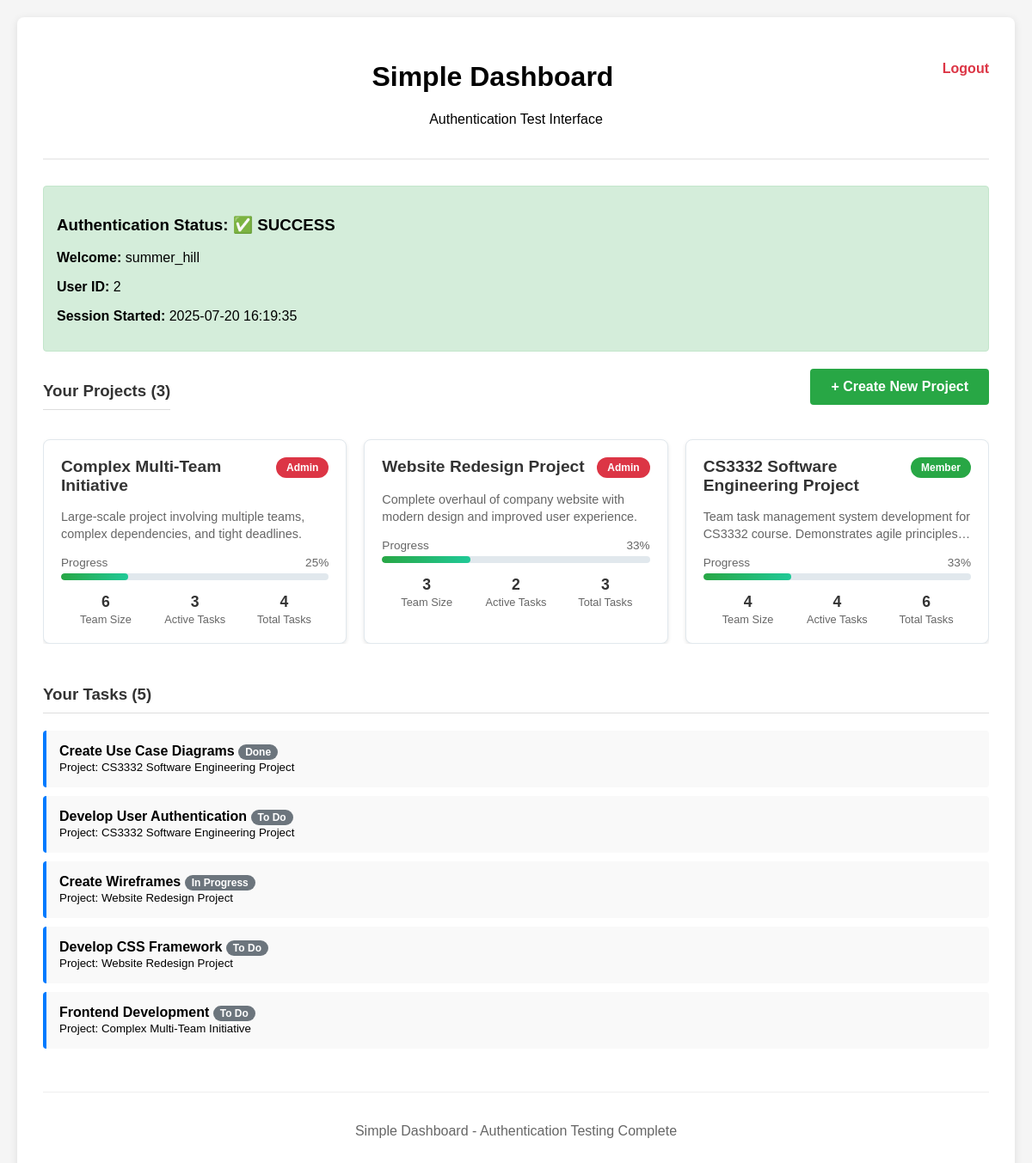
The app's page /dashboard.php (signed in) with its own data.
### tables this page shows
CREATE TABLE projects (
    project_id INT AUTO_INCREMENT PRIMARY KEY,
    title VARCHAR(100) NOT NULL,
    description TEXT,
    created_date TIMESTAMP DEFAULT CURRENT_TIMESTAMP,
    updated_at TIMESTAMP DEFAULT CURRENT_TIMESTAMP ON UPDATE CURRENT_TIMESTAMP
);

CREATE TABLE tasks (
    task_id INT AUTO_INCREMENT PRIMARY KEY,
    project_id INT NOT NULL,
    title VARCHAR(100) NOT NULL,
    description TEXT,
    status ENUM('To Do', 'In Progress', 'Done') DEFAULT 'To Do',
    assigned_by INT,
    assigned_date TIMESTAMP NULL,
    due_date DATE NULL,
    created_at TIMESTAMP DEFAULT CURRENT_TIMESTAMP,
    updated_at TIMESTAMP DEFAULT CURRENT_TIMESTAMP ON UPDATE CURRENT_TIMESTAMP,
    FOREIGN KEY (project_id) REFERENCES projects(project_id) ON DELETE CASCADE,
    FOREIGN KEY (assigned_by) REFERENCES users(user_id) ON DELETE SET NULL,
     
    CONSTRAINT chk_title_length CHECK (CHAR_LENGTH(title) <= 100 AND CHAR_LENGTH(title) >= 1),
     
    FULLTEXT INDEX ft_title_description (title, description)
);

### dashboard.php (the view, shortened to what this page needs)
<?php
$host = 'localhost';
$dbname = 'ttpm_system';
$username = 'root';
$password = '';
$mysqli = new mysqli($host, $username, $password, $dbname);
$userProjects = [];
if (isset($_SESSION['user_id'])) {
    $stmt = $mysqli->prepare("
        SELECT
            p.project_id,
            p.title,
            p.description,
            pm.role,
            (SELECT COUNT(*) FROM project_memberships pm2 WHERE pm2.project_id = p.project_id) as team_size,
            (SELECT COUNT(*) FROM tasks t WHERE t.project_id = p.project_id) as total_tasks,
            (SELECT COUNT(*) FROM tasks t WHERE t.project_id = p.project_id AND t.status = 'Done') as completed_tasks,
            (SELECT COUNT(*) FROM tasks t WHERE t.project_id = p.project_id AND t.status IN ('To Do', 'In Progress')) as active_tasks,
            p.created_date
        FROM projects p
        JOIN project_memberships pm ON p.project_id = pm.project_id
        WHERE pm.user_id = ?
        ORDER BY pm.joined_at DESC
    ");
    $stmt->bind_param("i", $_SESSION['user_id']);
    $stmt->execute();
    $result = $stmt->get_result();
    while ($row = $result->fetch_assoc()) {
        $row['progress_percent'] = $row['total_tasks'] > 0
            ? round(($row['completed_tasks'] / $row['total_tasks']) * 100)
            : 0;
        $userProjects[] = $row;
    }
}
$userTasks = [];
if (isset($_SESSION['user_id'])) {
    $stmt = $mysqli->prepare("
        SELECT t.task_id, t.title, t.status, p.title as project_title
        FROM tasks t
        JOIN task_assignments ta ON t.task_id = ta.task_id
        JOIN projects p ON t.project_id = p.project_id
        WHERE ta.user_id = ?
        LIMIT 10
    ");
    $stmt->bind_param("i", $_SESSION['user_id']);
    $stmt->execute();
    $result = $stmt->get_result();
    while ($row = $result->fetch_assoc()) {
        $userTasks[] = $row;
    }
}
?>
<!DOCTYPE html>
<html lang="en">
<head>
    <link rel="stylesheet" href="assets/css/project.css">
</head>
<body>
    <div class="container dashboard">
        <div class="header center">
            <a href="logout.php" class="logout-link">Logout</a>
            <h1>Simple Dashboard</h1>
            <p>Authentication Test Interface</p>
        </div>
        <div class="auth-info">
            <h3>Authentication Status: ✅ SUCCESS</h3>
            <p><strong>Welcome:</strong> <?php echo htmlspecialchars($_SESSION['username'] ?? 'Unknown'); ?></p>
            <p><strong>User ID:</strong> <?php echo htmlspecialchars($_SESSION['user_id'] ?? 'Not set'); ?></p>
            <p><strong>Session Started:</strong> <?php echo date('Y-m-d H:i:s'); ?></p>
        </div>
        <div class="section">
            <div class="flex-between mb-2">
                <h3 style="margin: 0;">Your Projects (<?php echo count($userProjects); ?>)</h3>
                <a href="create-project.php" class="btn-create">+ Create New Project</a>
            </div>
            <?php if (empty($userProjects)): ?>
                <div class="text-center tasks-placeholder">
                    <p><strong>No projects yet!</strong></p>
                    <p>Create your first project to get started with task management.</p>
                </div>
            <?php else: ?>
                <div class="project-cards">
                    <?php foreach ($userProjects as $project): ?>
                        <div class="project-card" onclick="window.location.href='project.php?id=<?php echo $project['project_id']; ?>'">
                            <div class="project-card-header">
                                <div>
                                    <a href="project.php?id=<?php echo $project['project_id']; ?>" class="project-card-title">
                                        <?php echo htmlspecialchars($project['title']); ?>
                                    </a>
                                </div>
                                <span class="role-badge role-<?php echo $project['role']; ?>">
                                    <?php echo ucfirst($project['role']); ?>
                                </span>
                            </div>
                            <div class="project-card-description">
                                <?php echo htmlspecialchars($project['description'] ?? 'No description provided'); ?>
                            </div>
                            <div class="project-progress">
                                <div class="progress-label">
                                    <span>Progress</span>
                                    <span><?php echo $project['progress_percent']; ?>%</span>
                                </div>
                                <div class="progress-bar">
                                    <div class="progress-fill <?php echo $project['progress_percent'] == 0 ? 'zero' : ''; ?>"
                                         style="width: <?php echo $project['progress_percent']; ?>%"></div>
                                </div>
                            </div>
                            <div class="project-stats">
                                <div class="stat-item">
                                    <span class="stat-number"><?php echo $project['team_size']; ?></span>
                                    <div class="stat-label">Team Size</div>
                                </div>
                                <div class="stat-item">
                                    <span class="stat-number"><?php echo $project['active_tasks']; ?></span>
                                    <div class="stat-label">Active Tasks</div>
                                </div>
                                <div class="stat-item">
                                    <span class="stat-number"><?php echo $project['total_tasks']; ?></span>
                                    <div class="stat-label">Total Tasks</div>
                                </div>
                            </div>
                        </div>
                    <?php endforeach; ?>
                </div>
            <?php endif; ?>
        </div>
        <div class="section">
            <h3>Your Tasks (<?php echo count($userTasks); ?>)</h3>
            <?php if (empty($userTasks)): ?>
                <p>No tasks assigned.</p>
            <?php else: ?>
                <?php foreach ($userTasks as $task): ?>
                    <div class="item">
                        <strong><?php echo htmlspecialchars($task['title']); ?></strong>
                        <span class="status-badge"><?php echo htmlspecialchars($task['status']); ?></span>
                        <br>
                        <small>Project: <?php echo htmlspecialchars($task['project_title']); ?></small>
                    </div>
                <?php endforeach; ?>
            <?php endif; ?>
        </div>
        <div style="text-align: center; margin-top: 40px; padding-top: 20px; border-top: 1px solid #eee; color: #666;">
            <p>Simple Dashboard - Authentication Testing Complete</p>
        </div>
    </div>
</body>
</html>

### assets/css/project.css (style rules this page uses)
body { font-family: Arial, sans-serif; margin: 0; padding: 20px; background-color: #f5f5f5; }
.container { max-width: 1000px; margin: 0 auto; background: white; padding: 30px; border-radius: 8px; box-shadow: 0 2px 10px rgba(0,0,0,0.1); }
.header { display: flex; justify-content: space-between; align-items: center; margin-bottom: 30px; padding-bottom: 20px; border-bottom: 2px solid #eee; }
.header.center { text-align: center; display: block; }
.role-badge { padding: 5px 12px; border-radius: 15px; font-size: 12px; font-weight: bold; color: white; }
.role-admin { background: #dc3545; }
.role-member { background: #28a745; }
.section { margin-bottom: 30px; }
.section h3 { color: #333; border-bottom: 1px solid #ddd; padding-bottom: 10px; margin-bottom: 20px; }
.btn-create { background: #28a745; color: white; padding: 12px 24px; border: none; border-radius: 4px; text-decoration: none; font-size: 16px; font-weight: bold; display: inline-block; margin-bottom: 20px; }
.project-cards { display: grid; grid-template-columns: repeat(auto-fill, minmax(320px, 1fr)); gap: 20px; margin-top: 20px; }
.project-card { background: white; border: 1px solid #e1e8ed; border-radius: 8px; padding: 20px; transition: all 0.2s ease; cursor: pointer; box-shadow: 0 2px 4px rgba(0,0,0,0.1); }
.project-card-header { display: flex; justify-content: space-between; align-items: start; margin-bottom: 15px; }
.project-card-title { font-size: 1.2rem; font-weight: bold; color: #333; margin: 0 0 5px 0; text-decoration: none; }
.project-card-description { color: #666; font-size: 0.9rem; margin-bottom: 15px; line-height: 1.4; display: -webkit-box; -webkit-line-clamp: 2; -webkit-box-orient: vertical; overflow: hidden; }
.project-progress { margin-bottom: 15px; }
.progress-label { display: flex; justify-content: space-between; font-size: 0.85rem; color: #666; margin-bottom: 5px; }
.progress-bar { width: 100%; height: 8px; background: #e1e8ed; border-radius: 4px; overflow: hidden; }
.progress-fill { height: 100%; background: linear-gradient(90deg, #28a745, #20c997); border-radius: 4px; transition: width 0.3s ease; }
.project-stats { display: flex; justify-content: space-between; margin-top: 15px; }
.stat-item { text-align: center; flex: 1; }
.stat-number { display: block; font-size: 1.1rem; font-weight: bold; color: #333; }
.stat-label { font-size: 0.8rem; color: #666; margin-top: 2px; }
.item { padding: 15px; margin: 10px 0; background: #f9f9f9; border-left: 4px solid #007bff; border-radius: 4px; transition: background 0.2s; }
.container.dashboard { max-width: 1200px; }
.logout-link { float: right; color: #dc3545; text-decoration: none; font-weight: bold; }
.status-badge { padding: 2px 8px; border-radius: 12px; font-size: 12px; font-weight: bold; color: white; background: #6c757d; }
.auth-info { background: #d4edda; border: 1px solid #c3e6cb; padding: 15px; border-radius: 4px; margin-bottom: 20px; }
.mb-2 { margin-bottom: 20px; }
.flex-between { display: flex; justify-content: space-between; align-items: center; }
.section { overflow: hidden; }

### records on screen
projects: title "Complex Multi-Team Initiative", role "Admin", description "Large-scale project involving multiple teams, complex dependencies, and tight deadlines.", progress_percent "25", team_size "6", active_tasks "3", total_tasks "4"
projects: title "Website Redesign Project", role "Admin", description "Complete overhaul of company website with modern design and improved user experience.", progress_percent "33", team_size "3", active_tasks "2", total_tasks "3"
projects: title "CS3332 Software Engineering Project", role "Member", description "Team task management system development for CS3332 course. Demonstrates agile…", progress_percent "33", team_size "4", active_tasks "4", total_tasks "6"
tasks: title "Create Use Case Diagrams", status "Done", project.title "CS3332 Software Engineering Project"
tasks: title "Develop User Authentication", status "To Do", project.title "CS3332 Software Engineering Project"
tasks: title "Create Wireframes", status "In Progress", project.title "Website Redesign Project"
tasks: title "Develop CSS Framework", status "To Do", project.title "Website Redesign Project"
tasks: title "Frontend Development", status "To Do", project.title "Complex Multi-Team Initiative"

### other values on screen
$_SESSION['username'] "summer_hill"
$_SESSION['user_id'] "2"
count($userProjects) "3"
count($userTasks) "5"
